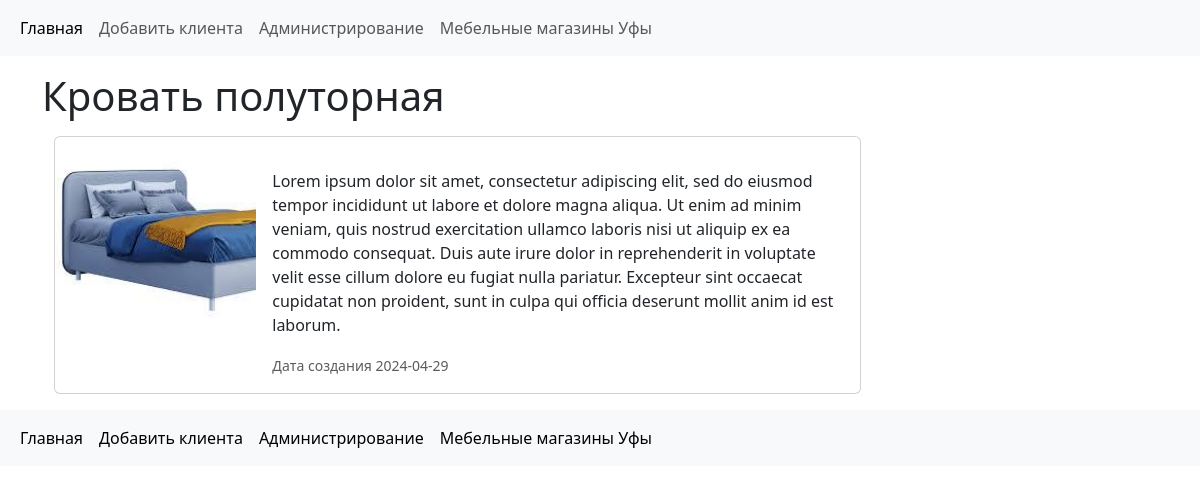
Page /furniture/krovat_polutornaya/ on the committed database.
### homew/models.py (models this page shows, shortened)
class Furniture(models.Model):
    objects = models.Manager()
    name = models.CharField('Название', max_length=25)
    created_at = models.DateField('Дата создания', auto_now_add=True)
    price = models.DecimalField('Цена', max_digits=5, decimal_places=2)
    category = models.ForeignKey('Category', on_delete=models.CASCADE,
                                 verbose_name='Категория',
                                 blank=True, null=True)
    image = models.ImageField('Фотография мебели',
                              upload_to='photos/%Y/%m/%d/',
                              blank=True, null=True)
    description = models.TextField(blank=True)
    slug = models.SlugField(max_length=250, unique=True, db_index=True, blank=True)
    class Meta:
        verbose_name = 'Мебель'
        verbose_name_plural = 'Мебель'
    def __str__(self):
        return self.name

class NavBar(models.Model):
    objects = models.Manager()
    name = models.CharField('Название', max_length=25)
    url = models.CharField(max_length=25)
    class Meta:
        verbose_name = 'Пункт меню'
        verbose_name_plural = 'Пункты меню'

### homew/views.py (the view)
# urls.py: path('furniture/<slug:slug>/', show_furniture, name='furniture'),
def show_furniture(request, slug):
    furniture = get_object_or_404(Furniture, slug=slug)
    context = {'furniture': furniture,
               }
    return render(request, 'homew/furniture.html', context)

### homew/templatetags/homew_tags.py (called while the page is built)
@register.inclusion_tag('homew/navbar.html', name='navbar')
def show_navbar():
    navbar = NavBar.objects.all()
    return {'navbar': navbar, }

### homew/templates/homew/furniture.html
{% extends 'base.html' %}
{% block content %}
    <div class="col-md-9">
            <h1> {{ furniture }} </h1>
            <div class="container text-left mt-3">
                <div class="card mb-3" style="max-width: 1200px;">
                    <div class="row g-0">
                        <div class="col-md-3 text-center">
                            {% if furniture.image %}
                            <img src="{{ furniture.image.url }}" class="img-fluid rounded-start" height="200" width="200"
                                 alt="...">
                            {% else %}
                            <img src="https://dummyimage.com/200x200/fff/aaa" class="img-fluid rounded-start"
                                 height="200"
                                 width="200" alt="...">
                            {% endif %}
                        </div>
                        <div class="col-md-9">
                            <div class="card-body">
                                <p class="card-text">{{ furniture.description|linebreaks }}</p>
                                <p class="card-text"><small class="text-body-secondary">Дата создания
                                    {{ furniture.created_at|date:"Y-m-d" }}</small></p>
                            </div>
                        </div>
                    </div>
                </div>
            </div>
        </div>
{% endblock %}

### homew/templates/homew/navbar.html
<nav class="navbar navbar-expand-lg bg-body-tertiary">
    <div class="container-fluid">
        <div class="collapse navbar-collapse" id="navbarNav">
            <ul class="navbar-nav">
                {% for paragraph in navbar %}
                <li class="nav-item">
                    <a class="nav-link active" aria-current="page" href="{% url paragraph.url %}"> {{ paragraph.name }}</a>
                </li>
                {% endfor %}
            </ul>
        </div>
    </div>
</nav>

### rows in the picture
Furniture: name "Кровать полуторная", image (picture), description "Lorem ipsum dolor sit amet, consectetur adipiscing elit, sed do eiusmod tempor incididunt ut labore et dolore magna aliqua. Ut enim ad minim veniam, quis nostrud exercitation ullamco laboris nisi ut aliquip ex ea commodo consequat. Duis aute irure dolor in reprehenderit in voluptate velit esse cillum dolore eu fugiat nulla pariatur. Excepteur sint occaecat cupidatat non proident, sunt in culpa qui officia deserunt mollit anim id est laborum.", created_at "2024-04-29"
NavBar: name "Главная"
NavBar: name "Добавить клиента"
NavBar: name "Администрирование"
NavBar: name "Мебельные магазины Уфы"
